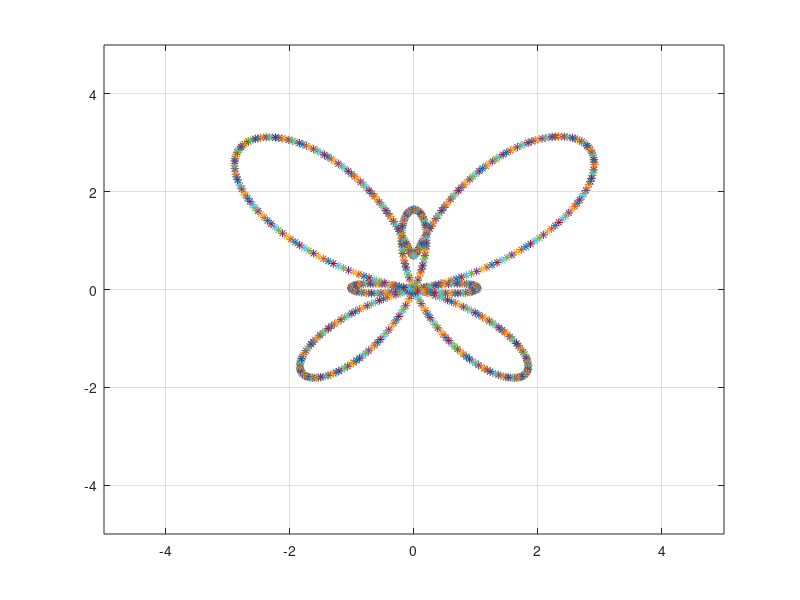

Write the MATLAB code that produced this figure.
pi=3.1416

for t = 0:0.01:2*pi
    x = sin(t)*(exp(cos(t))-2*cos(4*t)-(sin(t/12))^5);
    y = cos(t)*(exp(cos(t))-2*cos(4*t)-(sin(t/12))^5);
    axis([-5 5 -5 5]);
    plot(x,y,'*');
    pause(0.001);
    hold on 
    grid on
end